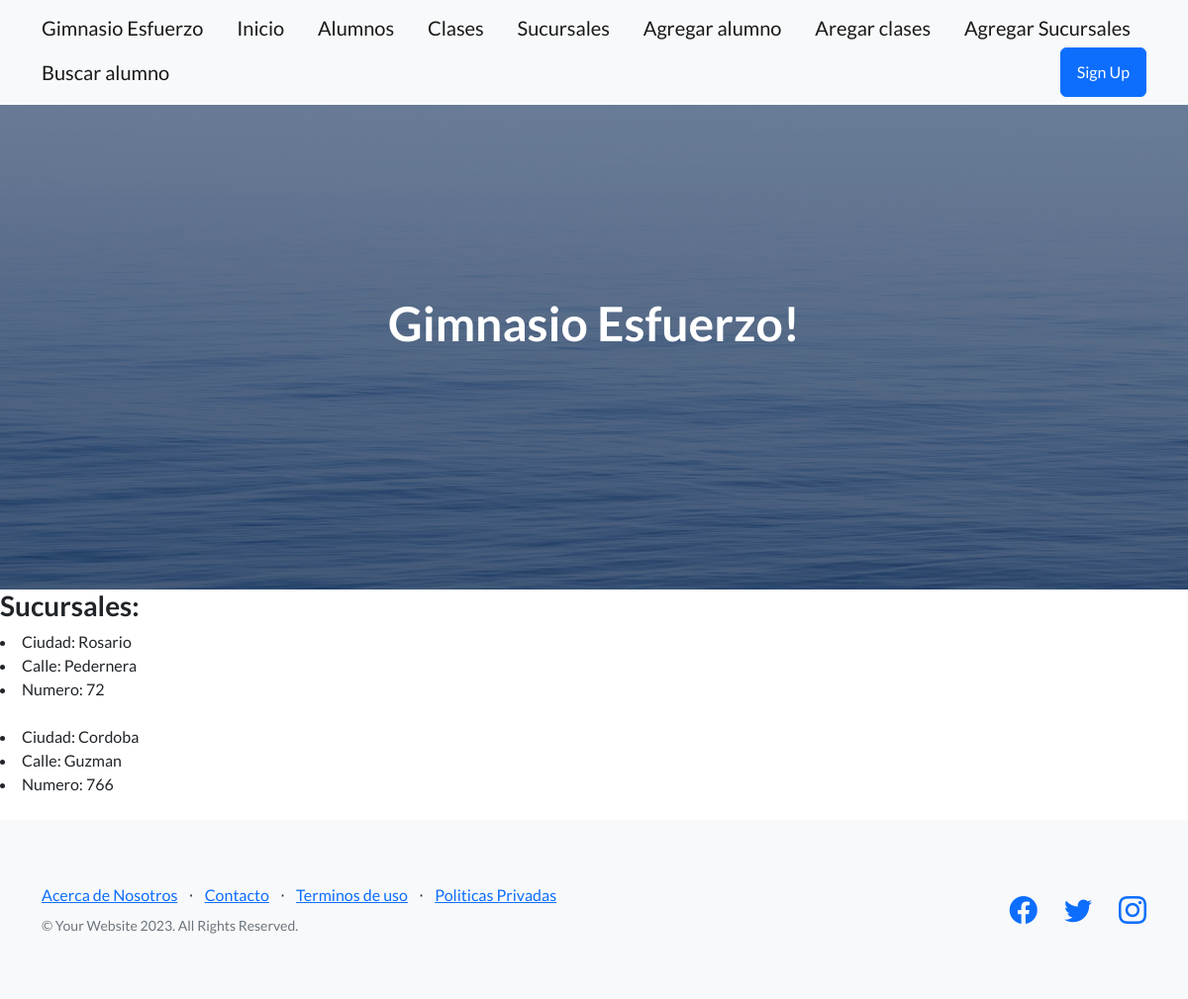
Before: /AppGimnasio/sucursales/ with the older database file.
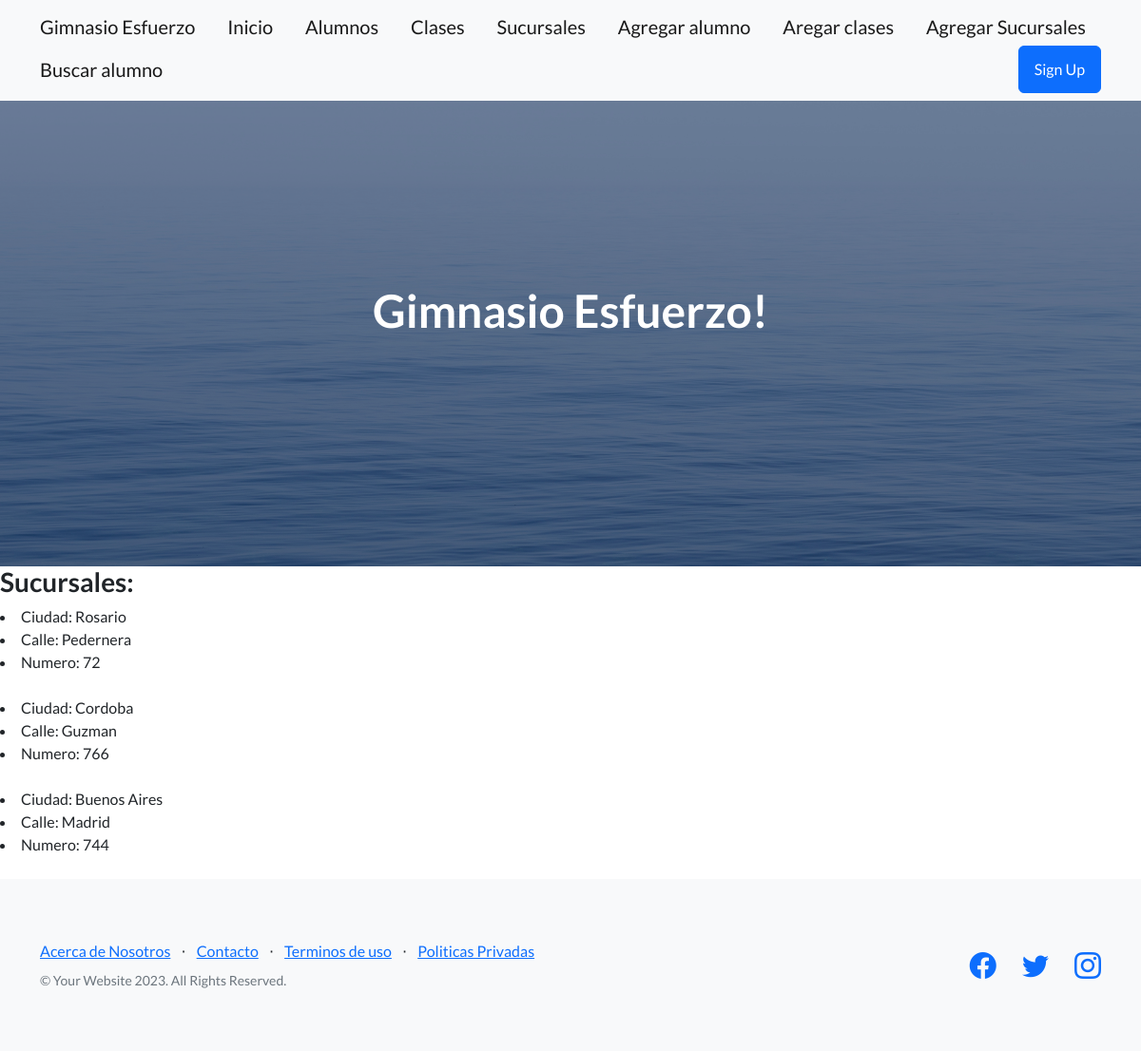
After: the same page with the newer database file.
### AppGimnasio/models.py (models this page shows)
class Sucursal(models.Model):
    ciudad = models.CharField(max_length=40)
    calle = models.CharField(max_length=20)
    numero = models.IntegerField()

### AppGimnasio/views.py (the view)
# urls.py: path('sucursales/', views.sucursales, name = "Sucursales"),
def sucursales(request):
    sucursales = Sucursal.objects.all()
    return render(request, "AppGimnasio/sucursales.html",{"sucursales":sucursales})

### AppGimnasio/templates/AppGimnasio/sucursales.html
{% extends "AppGimnasio/padre.html" %}
{% load static %}
{% block Cambia %}
<h3> Sucursales:  </h3>
{% for sucursal in sucursales %}
      <li> Ciudad: {{sucursal.ciudad}}</li>
      <li> Calle: {{sucursal.calle}}</li>
      <li> Numero: {{sucursal.numero}}</li>
      <br>
{% endfor %}
{% endblock %}

Changed rows visible on the page:
added Sucursal: ciudad "Buenos Aires", calle "Madrid", numero "744"
